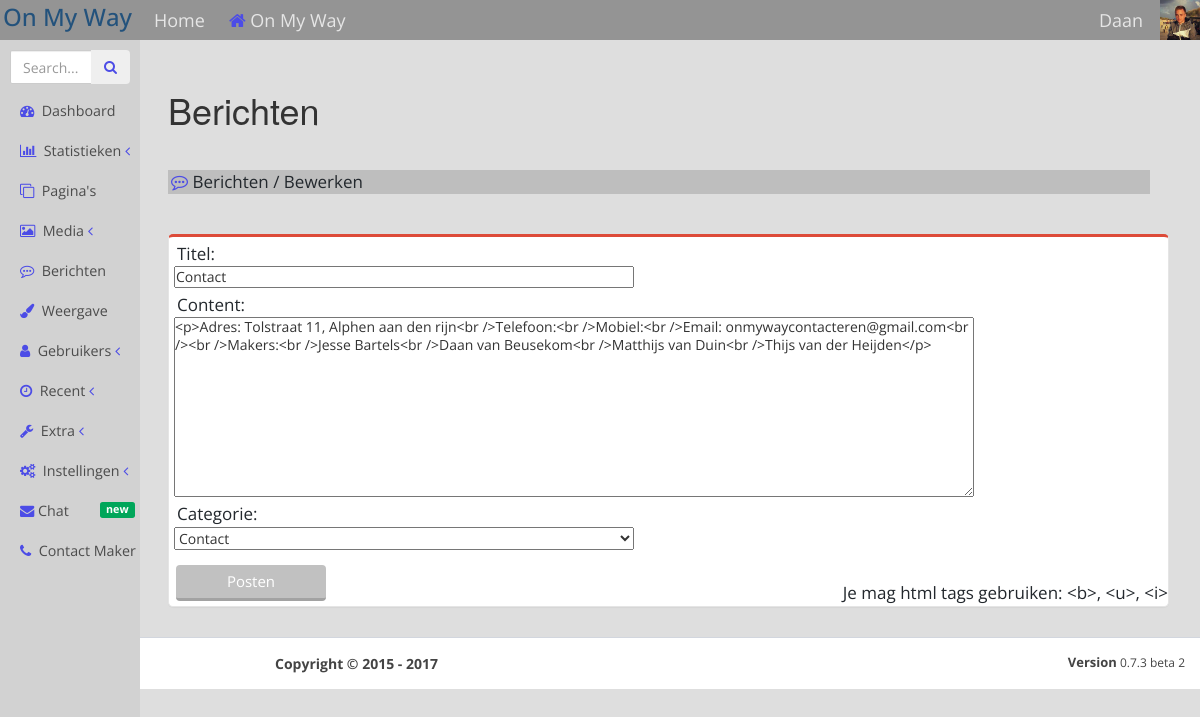
/admin/txt_edit.php?post=4 (signed in), run on the app's committed database.
### tables this page shows
CREATE TABLE `txt` (
  `txt_id` int(11) NOT NULL,
  `category_id` int(1) NOT NULL,
  `txt_title` varchar(255) NOT NULL,
  `txt_content` text NOT NULL,
  `post_by` int(11) NOT NULL,
  `txt_date` date NOT NULL,
  `txt_visible` int(11) NOT NULL
);

CREATE TABLE `categories` (
  `category_id` int(11) NOT NULL,
  `category_name` varchar(255) NOT NULL
);

### admin/txt_edit.php (the view, shortened to what this page needs)
<?php
$local_page = "<i class='fa fa-commenting-o'></i>&nbsp;Berichten / Bewerken";
include "top_admin.php";
if($_SESSION['user_level'] == 1){
$post_id = $_GET['post'];
$SQL = "SELECT post_by, category_id, txt_title, txt_content, category_id FROM txt WHERE txt_id = '" . $post_id . "'";
$result = $connection_WB->query($SQL);
$row = $result->fetch_assoc();
?>
<div id="messages_message">
            <form method="POST" action="txt_edit_process.php" class="new_post" style="min-width:100%">
                <label for="home_title">
                    <p><span>Titel:</span></p>
                    <input type="text" name="post_title" id="post_title" value="<?php echo $row['txt_title'] ?>" required />
                </label>
                <label for="post_content" style="min-width:100%; min-height:100%;">
                    <p><span>Content:</span></p>
                    <textarea rows="30" cols="75" name="post_content" id="post_content" required><?php echo $row['txt_content'] ?></textarea>
                </label>
                <label for="post_category">
                    <p><span>Categorie:</span></p>
                    <select name="post_category" id="post_category">
                    <?php
                        $sql = "SELECT category_id, category_name FROM categories";
                        $result = $connection_WB->query($sql);
                        while($row2 = $result->fetch_assoc()){
                            echo "<option value='" . $row2['category_id'] . "'";
                            if($row2['category_id'] == $row['category_id']){
                                echo " selected='selected' ";
                            }
                            echo ">";
                            echo $row2['category_name'];
                            echo "</option>";
                        }
                    ?>
                    </select>
                </label>
                <label>
                    <input type="submit" value="Posten" class="submit" />
                </label>
            </form>
                <p><span style="float:right; margin-top:-25px;">Je mag html tags gebruiken: &ltb&gt, &ltu&gt, &lti&gt</span></p>
</div>
<?php
include "bottom_admin.php"
?>
<?php
}else{
include "forbidden.php"
?>
<?php
}
?>

### admin/CSS/normal/main_stylesheet_admin.css (style rules this page uses)
* { margin: 0; padding: 0; }
html { background-size: auto 100%; background-repeat: no-repeat; width: 100%; height: calc (100% + 20px); min-width: 1000px; background-color:rgb(222,222,222); }
body { width: 100%; height: 100%; }

### admin/CSS/normal/wide_stylesheet_admin.css (style rules this page uses)
* { margin: 0; padding: 0; }
html { background-size: auto 100%; background-repeat: no-repeat; width: 100%; min-height: 60%; min-width: 1000px; }
body { width: 100%; height: 100%; background-color: transparent; }
p { color:rgba(35,40,45,1); font-size:17px; font-family: 'Open Sans', sans-serif; margin-left:3px; }
#messages_message { background-color:rgb(255,255,255); position:center; float:center; margin-right:3%; margin-top:40px; border: 1px solid #e5e5e5; box-shadow: 0 1px 1px rgba(0,0,0,.04); border-top-color: #dd4b39; border-top-width: 3px; border-radius: 5px; }

### admin/CSS/normal/form_stylesheet.css (style rules this page uses)
form { font-family: Open Sans; width: 800px; height: auto; }
form>label:not([disable]) { width: 800px; display: block; margin-top: 5px; padding-left: 5px; padding-right: 5px; }
form>label>input, form>label>select { width: 460px; display: block; line-height: 18px; font-family: Open Sans; }
form>label>textarea { width: 800px; height: 180px; display: block; line-height: 18px; resize:vertical; font-family: Open Sans; }
form>label>input.submit { margin-top: 10px; width: 150px; font-family: 'Open Sans', sans-serif; border: 0; border-bottom: solid 3px rgb(162, 162, 162); color: #fff; background: #c1c1c1; outline: none !important; display: inline-block; padding: 6px 2px; margin-bottom: 0; font-size: 15px; font-weight: 400; line-height: 1.42857143; text-align: center; white-space: nowrap; vertical-align: middle; -ms-touch-action: manipulation; touch-action: manipulation; cursor: pointer; -webkit-user-select: none; -moz-user-select: none; -ms-user-select: none; user-select: none; border-radius: 4px; margin-left:2px; }

### admin/CSS/normal/classes.css (style rules this page uses)
.fa { color:rgb(76,76,230); }

### data on the page
txt: post_title "Contact", post_content "<p>Adres: Tolstraat 11, Alphen aan den rijn<br />Telefoon:<br />Mobiel:<br />Email: onmywaycontacteren@gmail.com<br /><br />Makers:<br />Jesse Bartels<br />Daan van Beusekom<br />Matthijs van Duin<br />Thijs van der Heijden</p>", post_category "Contact"

### other printed values
$_SESSION['user_name'] "Daan"
$page_name "Berichten"
